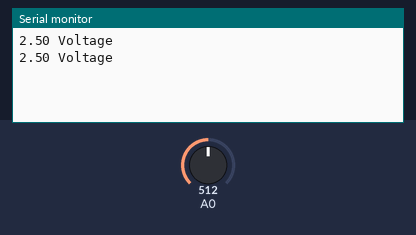
This sketch was run on a simulated Arduino Uno, built with avr-gcc and run on an emulated ATmega328P. Parts: the last lines printed to the serial monitor. The inputs (shaded band) are chosen by the test bench; at power-on: A0 = 512.

Above: at 2.8 s.
2.9 s: A0 set to 716
At 5.1 s:
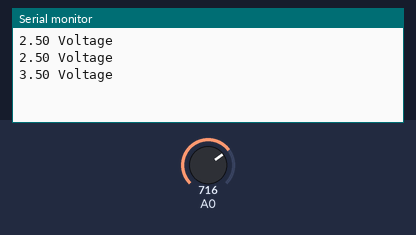
5.6 s: A0 set to 900
At 6.6 s:
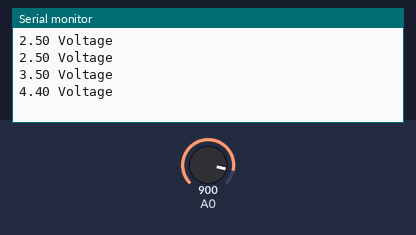
Timing chart, 0 to 8.6 s (numbered marks = the images above; inputs shaded):
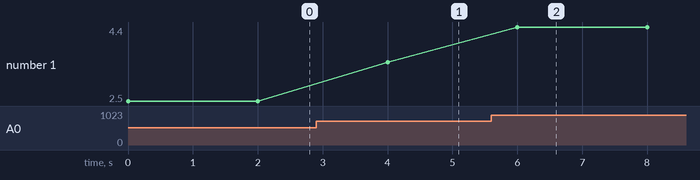

The sketch:

POT.ino
```cpp
double x = 0.0, y = 0.0, now;
void setup() {
  Serial.begin(9600); // initialize the serial monitor
  pinMode(A0,INPUT);
}

void loop() {
   x = analogRead(A0);
   now = (5.0/1023.0)*x; /// as 5V == 1023
   Serial.print(now);
   Serial.println(" Voltage");
   delay(2000);
}
```

Measured:
- after the input at 2.9 s, the serial monitor: prints a new line after 1.1 s (image 1)
- after the input at 5.6 s, the serial monitor: prints a new line after 0.40 s (image 2)
- plotted number 1: 2.5 → 3.5 after the input at 2.9 s, 3.5 → 4.4 after the input at 5.6 s
